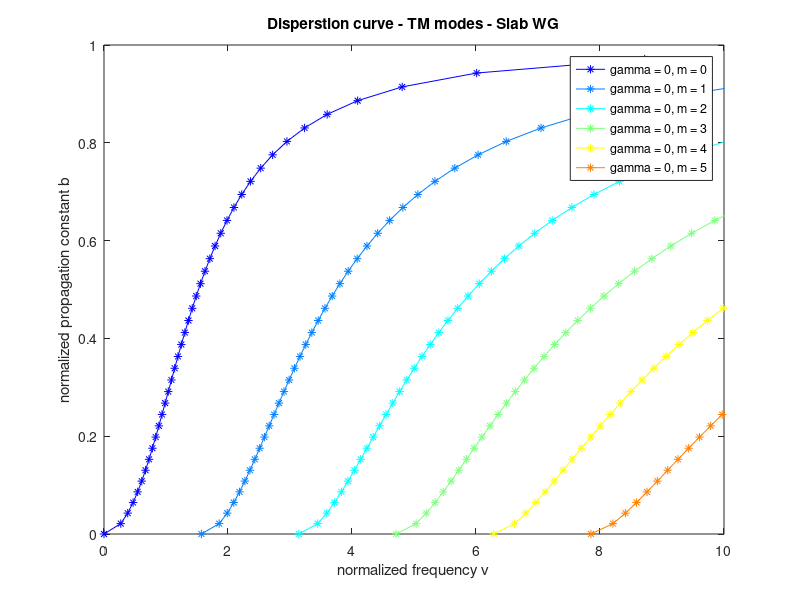

The MATLAB source for this figure: (Note: this script raises an error after producing the figure.)
%------------------------------------------------------------------%
%               plotDispCurveTM - Main function                    %
%------------------------------------------------------------------%

%  [File name]	"plotDispCurveTM.m"
%  [Author]		"Anna Archetti"
%  [Version]		"1.0"
%  [Modified by]	"Anna Archetti"
%  [Date]			"19 March 2017"

% Application:
% This function is designed for a planar waveguide made by a substrate(ns) a
% core(n1) and a cladding(n0)

% Conditions:
% - ns < beta/k < n1 : to have the wavenumber k equal to a real number
% - the normalized frequency is computed only for TE mode
% - symmetric slab wg: gamma = 0

% Defintions:
% v: is the normalized frequency v = k^2*a^2(n1^2 - ns^2)
% 2a: is the width of the core of the waveguide [um]
% k: is the modulus of the compomponent of propagation vector K along the 
%   direction perpendicular to the propagation direction, along the smallest 
%   waveguide dimention (a)
% beta: is the modulus of the compomponent of propagation vector K along 
%       the propagation direction
% b: is the normalized propagation constant (ne^2 - ns^2)/(n1^2 - ns^2)
% ne: is the effective index = beta/k
% ns: is the refractive index of the substrate of the waveguide
% n1: is the refractive index of the waveguide core 
% m: mode numbers here (1:1:5)
% gamma: measure of the wg asymmetry of the ref indices = (ns^2 - n0^2)/(n1^2 - ns^2)

% The function computes 
% - different values of the variable v 
% - different valuse of the variable b as a function of v
% - find the roots (v) of the function 
%                     f(gamma, m, v, b) = m*pi + atan(sqrt(b/(1 - b))) +  ...
%                     atan(sqrt((b + gamma)/(1 - b))) - ...
%                     2*v*sqrt(1 - b) given different b values

% INPUTs:
% - n1: scalar
% - ns: scalar
% - neStep: distance between differents ne generated by the function
% - 2a: [um]
% - gamma: optional (default = [0, 5])

% OUTPUTs:
% - dispRelStruct: each element of the array correspond to a
%                  - differnt order m (columns)
%                  - differnt gamma (raw)
%                  each element has 4 fields:
%                   o order m name
%                   o gamma number
%                   o b(vector) and 
%                   o v(vector)
% - figure: plot of v vs b for each gamma value

function dispRelStruct = plotDispCurveTM(a2, n1, ns, neStep, gamma)
    
    % Check inputs
    if (nargin == 0)
        a2 = 2;
        n1 = 1.5;
        ns = 1.1;
        neStep = 0.01;
        gamma = 0;
    elseif (nargin == 1)
        n1 = 1.5;
        ns = 2;
        neStep = 0.01;
        gamma = 0;
    elseif (nargin == 3)
        ns = 2;
        neStep = 0.01;
        gamma = 0;
    elseif (nargin == 4)
        neStep = 0.01;
        gamma = 0; 
    elseif (nargin == 5)
        gamma = 0; 
    end   
    
    % Define parameters
    m = (0:1:5);
    ne = (ns:neStep:n1);
    n02 = ns^2 - gamma*(n1^2 - ns^2);
    
    colorCur = jet(length(gamma)*length(m));
    
    % Build b
    b = (ne.^2 - ns^2)./(n1^2 - ns^2);
    figure,
    for gammaIdx = 1 : length(gamma)
        for mIdx = 1: length(m) 
    
            % Build v
            v = ( m(mIdx)*pi/2 + 1/2.*atan(n1^2/ns^2.*sqrt(b./(1 - b))) ...
                + 1/2.*atan(n1^2/n02(gammaIdx).*sqrt((b + gamma(gammaIdx))./(1 - b))) )./sqrt(1 - b);
            
            dispRelStruct(gammaIdx, mIdx) = struct('m', m(mIdx), 'gamma', gamma(gammaIdx), ...
                'b', b, 'v', v); 
            
            plot(v, b, 'color', colorCur(mIdx + (gammaIdx - 1)*length(m), :), 'marker', '*')
            legendInfo{mIdx + (gammaIdx - 1)*length(m)} = ...
                ['gamma = ', num2str(gamma(gammaIdx)) ', m = ' num2str(m(mIdx)) ];
            hold on
        end  
    end
    xlabel('normalized frequency v')
    ylabel('normalized propagation constant b')
    axis([0 10 0 1])
    title('Disperstion curve - TM modes - Slab WG')
    legend(legendInfo)
    set(gca,'color','none')
   
    h1 = figure;
    h2 = figure;
    % Build b
    b = (ne.^2 - ns^2)./(n1^2 - ns^2);
    h1,
    h2,
    for gammaIdx = 1 : length(gamma)
        for mIdx = 1: length(m)  
            %disp('length b')
            %disp(length(b))
            figure(h1)
            for rootIdx = 1: length(b) - 1
                
                myFunc = @(v) m(mIdx)*pi + atan(n1^2/ns^2*sqrt(b(rootIdx)./(1 - b(rootIdx)))) +  ...
                    atan(n1^2/n02(gammaIdx)*sqrt((b(rootIdx) + gamma(gammaIdx))./(1 - b(rootIdx)))) - ...
                    2*v*sqrt(1 - b(rootIdx));
                
                [xRoot(rootIdx), yRoot(rootIdx)] = findCFRootBisection(myFunc, [0, 80], 0.01, 10^8);          
            %disp('rootIdx')           
            %disp(rootIdx)
            end
            figure(h2)
            dispRelStructBis(gammaIdx, mIdx) = struct('m', m(mIdx), 'gamma', gamma(gammaIdx), ...
                'b', b(1:end-1), 'v', xRoot); 
            
            plot(xRoot, b(1:end-1), 'color', colorCur(mIdx + (gammaIdx - 1)*length(m), :), 'marker', '*')
            legendInfo{mIdx + (gammaIdx - 1)*length(m)} = ...
                ['gamma = ', num2str(gamma(gammaIdx)) ', m = ' num2str(m(mIdx)) ];
            hold on    
        end
    end
    xlabel('normalized frequency v')
    ylabel('normalized propagation constant b')
    axis([0 10 0 1])
    title('Disperstion curve - TM modes - Slab WG - Bisection')
    legend(legendInfo)
    set(gca,'color','none')
    
    
end